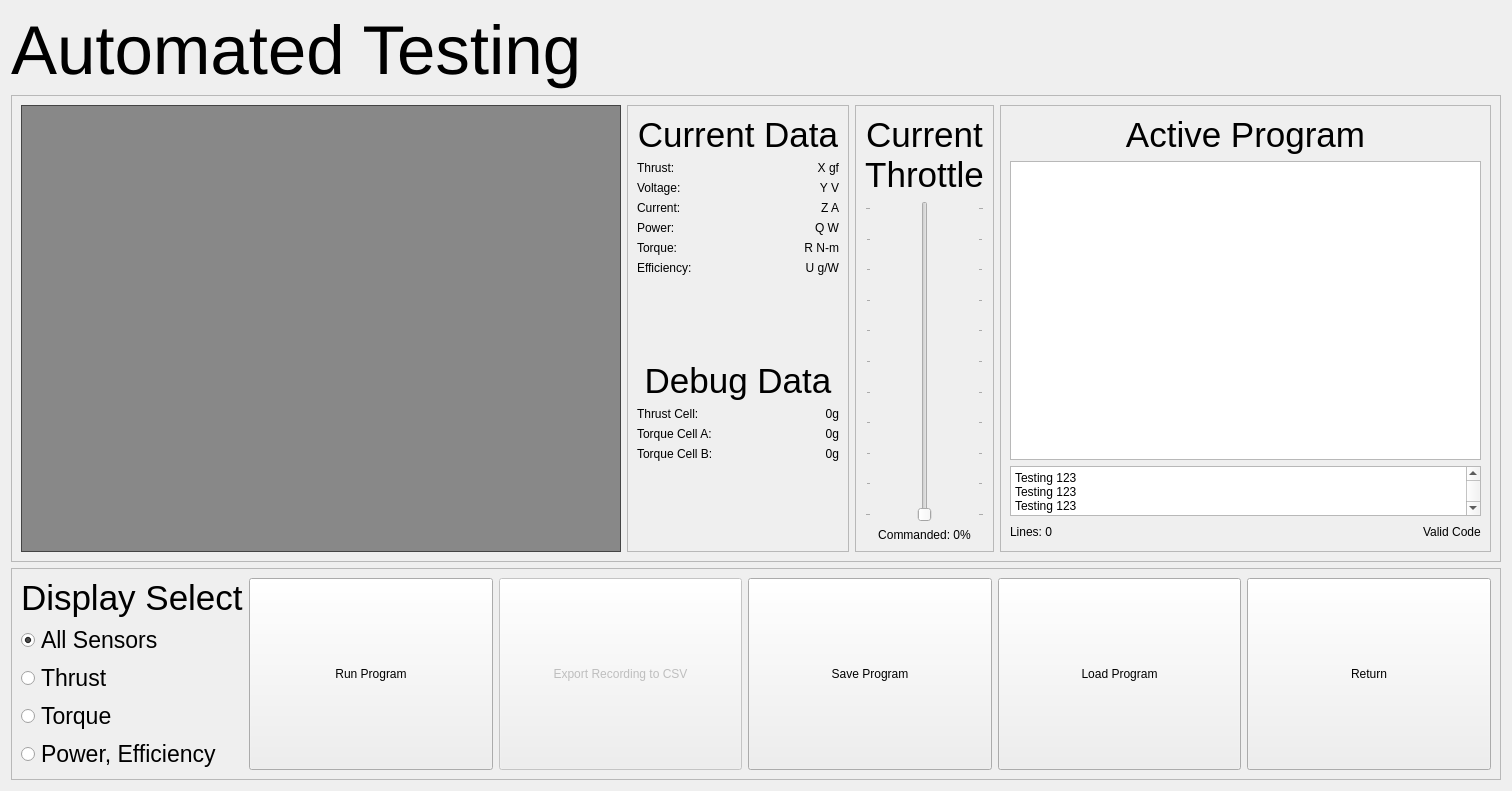
<?xml version="1.0" encoding="UTF-8"?>
<ui version="4.0">
 <class>Form</class>
 <widget class="QWidget" name="Form">
  <property name="geometry">
   <rect>
    <x>0</x>
    <y>0</y>
    <width>1512</width>
    <height>791</height>
   </rect>
  </property>
  <property name="windowTitle">
   <string>Form</string>
  </property>
  <layout class="QVBoxLayout" name="verticalLayout_3">
   <item>
    <widget class="QFrame" name="frame_8">
     <property name="frameShape">
      <enum>QFrame::NoFrame</enum>
     </property>
     <property name="frameShadow">
      <enum>QFrame::Raised</enum>
     </property>
     <layout class="QHBoxLayout" name="horizontalLayout_2">
      <property name="leftMargin">
       <number>0</number>
      </property>
      <property name="topMargin">
       <number>0</number>
      </property>
      <property name="rightMargin">
       <number>0</number>
      </property>
      <property name="bottomMargin">
       <number>0</number>
      </property>
      <item>
       <widget class="QLabel" name="label_2">
        <property name="font">
         <font>
          <pointsize>52</pointsize>
         </font>
        </property>
        <property name="text">
         <string>Automated Testing</string>
        </property>
       </widget>
      </item>
     </layout>
    </widget>
   </item>
   <item>
    <widget class="QFrame" name="frame_10">
     <property name="frameShape">
      <enum>QFrame::StyledPanel</enum>
     </property>
     <property name="frameShadow">
      <enum>QFrame::Raised</enum>
     </property>
     <layout class="QHBoxLayout" name="horizontalLayout_4" stretch="0,0,0,5000">
      <item>
       <widget class="PlotWidget" name="widget_3" native="true">
        <property name="sizePolicy">
         <sizepolicy hsizetype="Expanding" vsizetype="Expanding">
          <horstretch>0</horstretch>
          <verstretch>0</verstretch>
         </sizepolicy>
        </property>
        <property name="minimumSize">
         <size>
          <width>600</width>
          <height>0</height>
         </size>
        </property>
        <property name="autoFillBackground">
         <bool>false</bool>
        </property>
        <property name="styleSheet">
         <string notr="true">background-color: #888;
border: 1px solid #444;</string>
        </property>
       </widget>
      </item>
      <item>
       <widget class="QFrame" name="frame_9">
        <property name="sizePolicy">
         <sizepolicy hsizetype="Maximum" vsizetype="Preferred">
          <horstretch>0</horstretch>
          <verstretch>0</verstretch>
         </sizepolicy>
        </property>
        <property name="minimumSize">
         <size>
          <width>200</width>
          <height>350</height>
         </size>
        </property>
        <property name="frameShape">
         <enum>QFrame::StyledPanel</enum>
        </property>
        <property name="frameShadow">
         <enum>QFrame::Raised</enum>
        </property>
        <layout class="QFormLayout" name="formLayout">
         <property name="fieldGrowthPolicy">
          <enum>QFormLayout::AllNonFixedFieldsGrow</enum>
         </property>
         <property name="labelAlignment">
          <set>Qt::AlignLeading|Qt::AlignLeft|Qt::AlignVCenter</set>
         </property>
         <property name="formAlignment">
          <set>Qt::AlignLeading|Qt::AlignLeft|Qt::AlignTop</set>
         </property>
         <item row="0" column="0" colspan="2">
          <widget class="QLabel" name="label_7">
           <property name="font">
            <font>
             <pointsize>26</pointsize>
            </font>
           </property>
           <property name="text">
            <string>Current Data</string>
           </property>
           <property name="alignment">
            <set>Qt::AlignCenter</set>
           </property>
           <property name="margin">
            <number>0</number>
           </property>
          </widget>
         </item>
         <item row="1" column="0">
          <widget class="QLabel" name="label_8">
           <property name="text">
            <string>Thrust:</string>
           </property>
          </widget>
         </item>
         <item row="1" column="1">
          <widget class="QLabel" name="lblThrust">
           <property name="text">
            <string>X gf</string>
           </property>
           <property name="alignment">
            <set>Qt::AlignRight|Qt::AlignTrailing|Qt::AlignVCenter</set>
           </property>
          </widget>
         </item>
         <item row="2" column="0">
          <widget class="QLabel" name="label_9">
           <property name="text">
            <string>Voltage:</string>
           </property>
          </widget>
         </item>
         <item row="2" column="1">
          <widget class="QLabel" name="lblVoltage">
           <property name="text">
            <string>Y V</string>
           </property>
           <property name="alignment">
            <set>Qt::AlignRight|Qt::AlignTrailing|Qt::AlignVCenter</set>
           </property>
          </widget>
         </item>
         <item row="3" column="0">
          <widget class="QLabel" name="label_10">
           <property name="text">
            <string>Current:</string>
           </property>
          </widget>
         </item>
         <item row="3" column="1">
          <widget class="QLabel" name="lblCurrent">
           <property name="text">
            <string>Z A</string>
           </property>
           <property name="alignment">
            <set>Qt::AlignRight|Qt::AlignTrailing|Qt::AlignVCenter</set>
           </property>
          </widget>
         </item>
         <item row="4" column="0">
          <widget class="QLabel" name="label_11">
           <property name="text">
            <string>Power:</string>
           </property>
          </widget>
         </item>
         <item row="4" column="1">
          <widget class="QLabel" name="lblPower">
           <property name="text">
            <string>Q W</string>
           </property>
           <property name="alignment">
            <set>Qt::AlignRight|Qt::AlignTrailing|Qt::AlignVCenter</set>
           </property>
          </widget>
         </item>
         <item row="5" column="0">
          <widget class="QLabel" name="label_12">
           <property name="text">
            <string>Torque:</string>
           </property>
          </widget>
         </item>
         <item row="5" column="1">
          <widget class="QLabel" name="lblTorque">
           <property name="text">
            <string>R N-m</string>
           </property>
           <property name="alignment">
            <set>Qt::AlignRight|Qt::AlignTrailing|Qt::AlignVCenter</set>
           </property>
          </widget>
         </item>
         <item row="6" column="0">
          <widget class="QLabel" name="label_13">
           <property name="text">
            <string>Efficiency:</string>
           </property>
          </widget>
         </item>
         <item row="6" column="1">
          <widget class="QLabel" name="lblEfficiency">
           <property name="text">
            <string>U g/W</string>
           </property>
           <property name="alignment">
            <set>Qt::AlignRight|Qt::AlignTrailing|Qt::AlignVCenter</set>
           </property>
          </widget>
         </item>
         <item row="7" column="0">
          <spacer name="verticalSpacer">
           <property name="orientation">
            <enum>Qt::Vertical</enum>
           </property>
           <property name="sizeHint" stdset="0">
            <size>
             <width>20</width>
             <height>500</height>
            </size>
           </property>
          </spacer>
         </item>
         <item row="8" column="0" colspan="2">
          <widget class="QLabel" name="label_18">
           <property name="font">
            <font>
             <pointsize>26</pointsize>
            </font>
           </property>
           <property name="text">
            <string>Debug Data</string>
           </property>
           <property name="alignment">
            <set>Qt::AlignCenter</set>
           </property>
           <property name="margin">
            <number>0</number>
           </property>
          </widget>
         </item>
         <item row="9" column="0">
          <widget class="QLabel" name="label_19">
           <property name="text">
            <string>Thrust Cell:</string>
           </property>
          </widget>
         </item>
         <item row="9" column="1">
          <widget class="QLabel" name="lblThrustCell">
           <property name="text">
            <string>0g</string>
           </property>
           <property name="alignment">
            <set>Qt::AlignRight|Qt::AlignTrailing|Qt::AlignVCenter</set>
           </property>
          </widget>
         </item>
         <item row="10" column="0">
          <widget class="QLabel" name="label_20">
           <property name="text">
            <string>Torque Cell A:</string>
           </property>
          </widget>
         </item>
         <item row="10" column="1">
          <widget class="QLabel" name="lblTorqueCellA">
           <property name="text">
            <string>0g</string>
           </property>
           <property name="alignment">
            <set>Qt::AlignRight|Qt::AlignTrailing|Qt::AlignVCenter</set>
           </property>
          </widget>
         </item>
         <item row="11" column="0">
          <widget class="QLabel" name="label_21">
           <property name="text">
            <string>Torque Cell B:</string>
           </property>
          </widget>
         </item>
         <item row="11" column="1">
          <widget class="QLabel" name="lblTorqueCellB">
           <property name="text">
            <string>0g</string>
           </property>
           <property name="alignment">
            <set>Qt::AlignRight|Qt::AlignTrailing|Qt::AlignVCenter</set>
           </property>
          </widget>
         </item>
         <item row="12" column="0">
          <spacer name="verticalSpacer_2">
           <property name="orientation">
            <enum>Qt::Vertical</enum>
           </property>
           <property name="sizeHint" stdset="0">
            <size>
             <width>20</width>
             <height>500</height>
            </size>
           </property>
          </spacer>
         </item>
        </layout>
       </widget>
      </item>
      <item>
       <widget class="QFrame" name="frame_3">
        <property name="sizePolicy">
         <sizepolicy hsizetype="Maximum" vsizetype="Preferred">
          <horstretch>0</horstretch>
          <verstretch>0</verstretch>
         </sizepolicy>
        </property>
        <property name="frameShape">
         <enum>QFrame::StyledPanel</enum>
        </property>
        <property name="frameShadow">
         <enum>QFrame::Raised</enum>
        </property>
        <layout class="QVBoxLayout" name="verticalLayout_2">
         <item>
          <widget class="QLabel" name="label_27">
           <property name="font">
            <font>
             <pointsize>26</pointsize>
            </font>
           </property>
           <property name="text">
            <string>Current
Throttle</string>
           </property>
           <property name="alignment">
            <set>Qt::AlignCenter</set>
           </property>
           <property name="margin">
            <number>0</number>
           </property>
          </widget>
         </item>
         <item>
          <widget class="QSlider" name="currentThrottleSlider">
           <property name="enabled">
            <bool>true</bool>
           </property>
           <property name="sizePolicy">
            <sizepolicy hsizetype="Expanding" vsizetype="Expanding">
             <horstretch>0</horstretch>
             <verstretch>0</verstretch>
            </sizepolicy>
           </property>
           <property name="cursor">
            <cursorShape>ForbiddenCursor</cursorShape>
           </property>
           <property name="maximum">
            <number>100</number>
           </property>
           <property name="orientation">
            <enum>Qt::Vertical</enum>
           </property>
           <property name="invertedAppearance">
            <bool>false</bool>
           </property>
           <property name="invertedControls">
            <bool>true</bool>
           </property>
           <property name="tickPosition">
            <enum>QSlider::TicksBothSides</enum>
           </property>
           <property name="tickInterval">
            <number>10</number>
           </property>
          </widget>
         </item>
         <item>
          <widget class="QLabel" name="label">
           <property name="text">
            <string>Commanded: 0%</string>
           </property>
           <property name="alignment">
            <set>Qt::AlignCenter</set>
           </property>
          </widget>
         </item>
        </layout>
       </widget>
      </item>
      <item>
       <widget class="QFrame" name="frame_6">
        <property name="sizePolicy">
         <sizepolicy hsizetype="Preferred" vsizetype="Preferred">
          <horstretch>0</horstretch>
          <verstretch>0</verstretch>
         </sizepolicy>
        </property>
        <property name="maximumSize">
         <size>
          <width>500</width>
          <height>16777215</height>
         </size>
        </property>
        <property name="frameShape">
         <enum>QFrame::StyledPanel</enum>
        </property>
        <property name="frameShadow">
         <enum>QFrame::Raised</enum>
        </property>
        <layout class="QVBoxLayout" name="verticalLayout_4">
         <item>
          <widget class="QLabel" name="label_25">
           <property name="font">
            <font>
             <pointsize>26</pointsize>
            </font>
           </property>
           <property name="text">
            <string>Active Program</string>
           </property>
           <property name="alignment">
            <set>Qt::AlignCenter</set>
           </property>
           <property name="margin">
            <number>0</number>
           </property>
          </widget>
         </item>
         <item>
          <widget class="QPlainTextEdit" name="programText">
           <property name="maximumSize">
            <size>
             <width>16777215</width>
             <height>16777215</height>
            </size>
           </property>
          </widget>
         </item>
         <item>
          <widget class="QPlainTextEdit" name="errorText">
           <property name="sizePolicy">
            <sizepolicy hsizetype="Expanding" vsizetype="Maximum">
             <horstretch>0</horstretch>
             <verstretch>0</verstretch>
            </sizepolicy>
           </property>
           <property name="maximumSize">
            <size>
             <width>16777215</width>
             <height>50</height>
            </size>
           </property>
           <property name="verticalScrollBarPolicy">
            <enum>Qt::ScrollBarAlwaysOn</enum>
           </property>
           <property name="plainText">
            <string>Testing 123
Testing 123
Testing 123
Testing 123
Testing 123
Testing 123</string>
           </property>
          </widget>
         </item>
         <item>
          <widget class="QFrame" name="frame_7">
           <property name="frameShape">
            <enum>QFrame::NoFrame</enum>
           </property>
           <property name="frameShadow">
            <enum>QFrame::Raised</enum>
           </property>
           <layout class="QHBoxLayout" name="horizontalLayout">
            <property name="leftMargin">
             <number>0</number>
            </property>
            <property name="topMargin">
             <number>0</number>
            </property>
            <property name="rightMargin">
             <number>0</number>
            </property>
            <property name="bottomMargin">
             <number>0</number>
            </property>
            <item>
             <widget class="QLabel" name="lineCounter">
              <property name="text">
               <string>Lines: 0</string>
              </property>
             </widget>
            </item>
            <item>
             <spacer name="horizontalSpacer">
              <property name="orientation">
               <enum>Qt::Horizontal</enum>
              </property>
              <property name="sizeHint" stdset="0">
               <size>
                <width>40</width>
                <height>20</height>
               </size>
              </property>
             </spacer>
            </item>
            <item>
             <widget class="QLabel" name="codeValidLabel">
              <property name="text">
               <string>Valid Code</string>
              </property>
             </widget>
            </item>
           </layout>
          </widget>
         </item>
        </layout>
       </widget>
      </item>
     </layout>
    </widget>
   </item>
   <item>
    <widget class="QFrame" name="frame_4">
     <property name="sizePolicy">
      <sizepolicy hsizetype="Preferred" vsizetype="Preferred">
       <horstretch>0</horstretch>
       <verstretch>0</verstretch>
      </sizepolicy>
     </property>
     <property name="frameShape">
      <enum>QFrame::StyledPanel</enum>
     </property>
     <property name="frameShadow">
      <enum>QFrame::Raised</enum>
     </property>
     <layout class="QHBoxLayout" name="horizontalLayout_3">
      <item>
       <widget class="QFrame" name="frame">
        <property name="frameShape">
         <enum>QFrame::NoFrame</enum>
        </property>
        <property name="frameShadow">
         <enum>QFrame::Raised</enum>
        </property>
        <layout class="QVBoxLayout" name="verticalLayout">
         <property name="leftMargin">
          <number>0</number>
         </property>
         <property name="topMargin">
          <number>0</number>
         </property>
         <property name="rightMargin">
          <number>0</number>
         </property>
         <property name="bottomMargin">
          <number>0</number>
         </property>
         <item>
          <widget class="QLabel" name="label_5">
           <property name="font">
            <font>
             <pointsize>26</pointsize>
             <weight>50</weight>
             <bold>false</bold>
            </font>
           </property>
           <property name="text">
            <string>Display Select</string>
           </property>
          </widget>
         </item>
         <item>
          <widget class="QRadioButton" name="radioButton_3">
           <property name="font">
            <font>
             <pointsize>17</pointsize>
            </font>
           </property>
           <property name="text">
            <string>All Sensors</string>
           </property>
           <property name="checked">
            <bool>true</bool>
           </property>
          </widget>
         </item>
         <item>
          <widget class="QRadioButton" name="radioButton">
           <property name="font">
            <font>
             <pointsize>17</pointsize>
            </font>
           </property>
           <property name="text">
            <string>Thrust</string>
           </property>
          </widget>
         </item>
         <item>
          <widget class="QRadioButton" name="radioButton_2">
           <property name="font">
            <font>
             <pointsize>17</pointsize>
            </font>
           </property>
           <property name="text">
            <string>Torque</string>
           </property>
          </widget>
         </item>
         <item>
          <widget class="QRadioButton" name="radioButton_4">
           <property name="font">
            <font>
             <pointsize>17</pointsize>
            </font>
           </property>
           <property name="text">
            <string>Power, Efficiency</string>
           </property>
          </widget>
         </item>
        </layout>
       </widget>
      </item>
      <item>
       <widget class="QFrame" name="frame_2">
        <property name="sizePolicy">
         <sizepolicy hsizetype="MinimumExpanding" vsizetype="Preferred">
          <horstretch>0</horstretch>
          <verstretch>0</verstretch>
         </sizepolicy>
        </property>
        <property name="frameShape">
         <enum>QFrame::NoFrame</enum>
        </property>
        <property name="frameShadow">
         <enum>QFrame::Raised</enum>
        </property>
        <layout class="QHBoxLayout" name="horizontalLayout_5">
         <property name="leftMargin">
          <number>0</number>
         </property>
         <property name="topMargin">
          <number>0</number>
         </property>
         <property name="rightMargin">
          <number>0</number>
         </property>
         <property name="bottomMargin">
          <number>0</number>
         </property>
         <item>
          <widget class="QPushButton" name="btnRun">
           <property name="sizePolicy">
            <sizepolicy hsizetype="Preferred" vsizetype="Preferred">
             <horstretch>0</horstretch>
             <verstretch>0</verstretch>
            </sizepolicy>
           </property>
           <property name="text">
            <string>Run Program</string>
           </property>
           <property name="checkable">
            <bool>false</bool>
           </property>
          </widget>
         </item>
         <item>
          <widget class="QPushButton" name="btnExport">
           <property name="enabled">
            <bool>false</bool>
           </property>
           <property name="sizePolicy">
            <sizepolicy hsizetype="Preferred" vsizetype="Preferred">
             <horstretch>0</horstretch>
             <verstretch>0</verstretch>
            </sizepolicy>
           </property>
           <property name="text">
            <string>Export Recording to CSV</string>
           </property>
          </widget>
         </item>
         <item>
          <widget class="QPushButton" name="btnSave">
           <property name="sizePolicy">
            <sizepolicy hsizetype="Preferred" vsizetype="Preferred">
             <horstretch>0</horstretch>
             <verstretch>0</verstretch>
            </sizepolicy>
           </property>
           <property name="text">
            <string>Save Program</string>
           </property>
          </widget>
         </item>
         <item>
          <widget class="QPushButton" name="btnLoad">
           <property name="sizePolicy">
            <sizepolicy hsizetype="Preferred" vsizetype="Preferred">
             <horstretch>0</horstretch>
             <verstretch>0</verstretch>
            </sizepolicy>
           </property>
           <property name="text">
            <string>Load Program</string>
           </property>
          </widget>
         </item>
         <item>
          <widget class="QPushButton" name="btnReturn">
           <property name="sizePolicy">
            <sizepolicy hsizetype="Preferred" vsizetype="Preferred">
             <horstretch>0</horstretch>
             <verstretch>0</verstretch>
            </sizepolicy>
           </property>
           <property name="text">
            <string>Return</string>
           </property>
          </widget>
         </item>
        </layout>
       </widget>
      </item>
     </layout>
    </widget>
   </item>
  </layout>
 </widget>
 <customwidgets>
  <customwidget>
   <class>PlotWidget</class>
   <extends>QWidget</extends>
   <header>pyqtgraph</header>
   <container>1</container>
  </customwidget>
 </customwidgets>
 <resources/>
 <connections/>
</ui>
